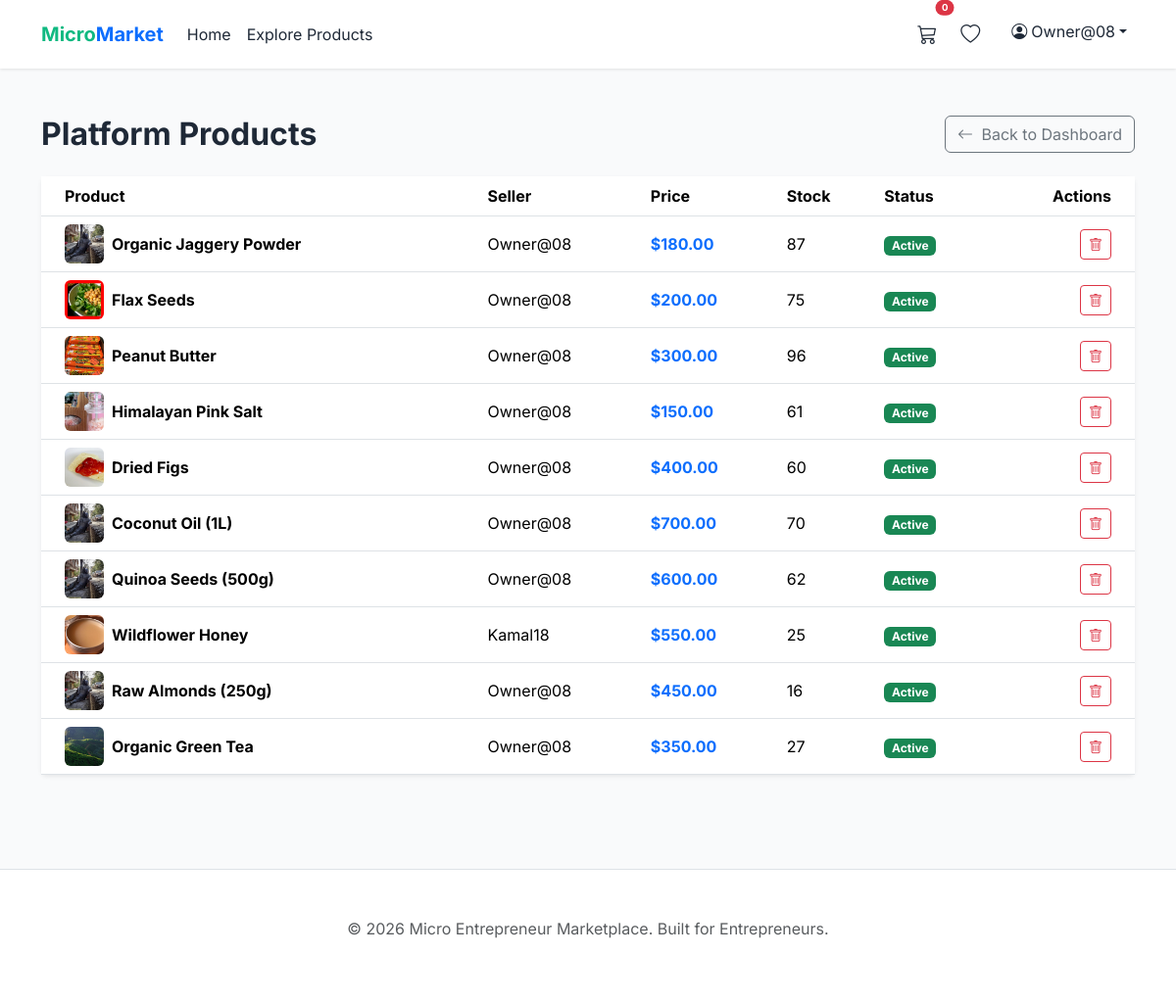
/adminpanel/products/ (signed in), run on an earlier commit of the app's database.
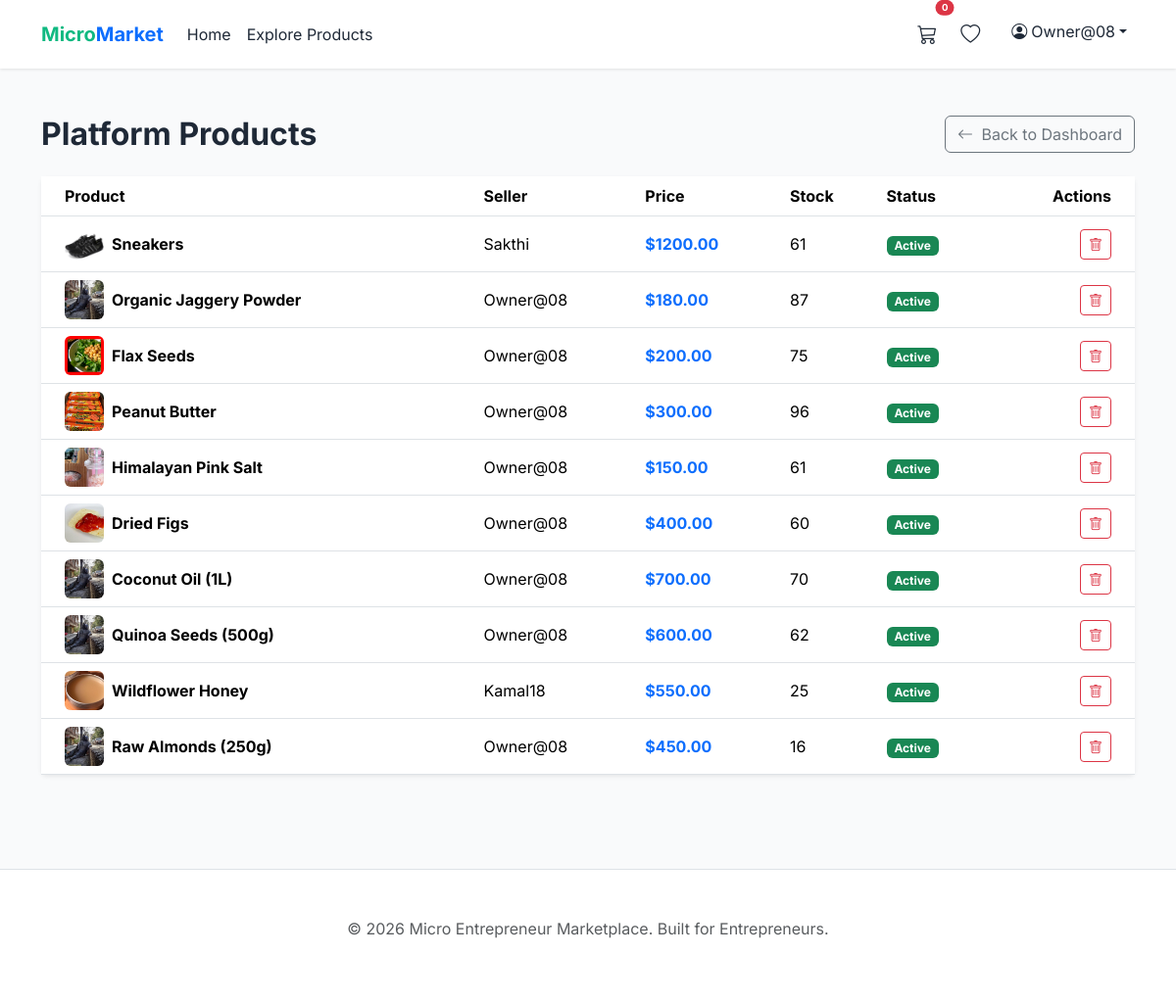
And on a later commit of the database.
### marketplace/models.py (models this page shows, shortened)
class Product(models.Model):
    seller = models.ForeignKey(settings.AUTH_USER_MODEL, on_delete=models.CASCADE, related_name='products', db_index=True)
    category = models.ForeignKey(Category, on_delete=models.SET_NULL, null=True, related_name='products')
    name = models.CharField(max_length=200)
    description = models.TextField()
    price = models.DecimalField(max_digits=10, decimal_places=2)
    stock = models.PositiveIntegerField(default=0)
    image = models.ImageField(upload_to='products/', blank=True, null=True)
    is_active = models.BooleanField(default=True)
    created_at = models.DateTimeField(auto_now_add=True, db_index=True)

### accounts/models.py (models this page shows, shortened)
class User(AbstractUser):
    ADMIN = 'ADMIN'
    SELLER = 'SELLER'
    BUYER = 'BUYER'
    ROLE_CHOICES = [
        (ADMIN, 'Admin'),
        (SELLER, 'Seller'),
        (BUYER, 'Buyer'),
    ]
    role = models.CharField(max_length=10, choices=ROLE_CHOICES, default=BUYER)
    phone = models.CharField(max_length=15, blank=True, null=True)
    profile_image = models.ImageField(upload_to='profiles/', blank=True, null=True)
    address = models.TextField(blank=True, null=True)
    city = models.CharField(max_length=100, blank=True, null=True)
    state = models.CharField(max_length=100, blank=True, null=True)
    created_at = models.DateTimeField(auto_now_add=True, db_index=True)

### adminpanel/views.py (the view)
# urls.py: path('products/', AdminProductListView.as_view(), name='product_list'),
class AdminProductListView(AdminBaseListView):
    model = Product
    template_name = 'adminpanel/product_list.html'
    context_object_name = 'products_list'
    paginate_by = 10
    def get_queryset(self):
        return Product.objects.select_related('seller', 'category').all().order_by('-created_at')

### adminpanel/views.py (called while the page is built)
    def test_func(self):
        return self.request.user.role == 'ADMIN' or self.request.user.is_superuser

### templates/adminpanel/product_list.html (shortened to what this page needs)
{% extends 'base.html' %}
{% block content %}
<div class="container py-5">
    <div class="d-flex justify-content-between align-items-center mb-4">
        <h2 class="fw-bold m-0">Platform Products</h2>
        <a href="{% url 'adminpanel:admin_dashboard' %}" class="btn btn-outline-secondary">
            <i class="bi bi-arrow-left me-1"></i> Back to Dashboard
        </a>
    </div>
    <div class="card border-0 shadow-sm">
        <div class="card-body p-0">
            <div class="table-responsive">
                <table class="table table-hover align-middle mb-0">
                    <thead class="bg-light">
                        <tr>
                            <th class="ps-4">Product</th>
                            <th>Seller</th>
                            <th>Price</th>
                            <th>Stock</th>
                            <th>Status</th>
                            <th class="text-end pe-4">Actions</th>
                        </tr>
                    </thead>
                    <tbody>
                        {% for product in products_list %}
                        <tr>
                            <td class="ps-4">
                                <div class="d-flex align-items-center">
                                    {% if product.image %}
                                    <img src="{{ product.image.url }}" alt="{{ product.name }}" class="rounded me-2"
                                        style="width: 40px; height: 40px; object-fit: cover;">
                                    {% else %}
                                    <div class="bg-light rounded p-2 me-2">
                                        <i class="bi bi-box"></i>
                                    </div>
                                    {% endif %}
                                    <span class="fw-bold">{{ product.name }}</span>
                                </div>
                            </td>
                            <td>{{ product.seller.username }}</td>
                            <td class="fw-bold text-primary">${{ product.price }}</td>
                            <td>{{ product.stock }}</td>
                            <td>
                                {% if product.is_active %}
                                <span class="badge bg-success">Active</span>
                                {% else %}
                                <span class="badge bg-secondary">Inactive</span>
                                {% endif %}
                            </td>
                            <td class="text-end pe-4">
                                <a href="{% url 'dashboard:delete_product' product.id %}"
                                    class="btn btn-sm btn-outline-danger" title="Delete">
                                    <i class="bi bi-trash"></i>
                                </a>
                            </td>
                        </tr>
                        {% empty %}
                        <tr>
                            <td colspan="5" class="py-5 text-center">No products found.</td>
                        </tr>
                        {% endfor %}
                    </tbody>
                </table>
            </div>
        </div>
    </div>
</div>
{% endblock %}

What changed in the data, as far as the page shows it:
no longer on this page (row unchanged): Product: image (picture), name "Organic Green Tea", seller.username "Owner@08", price "350.00", stock "27", is_active "Active"
added Product: image (picture), name "Sneakers", seller.username "Sakthi", price "1200.00", stock "61", is_active "Active"
